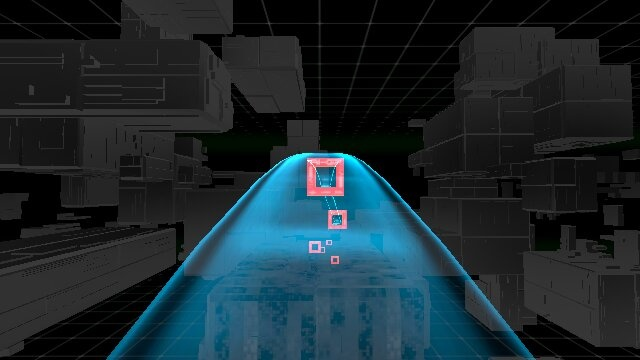
#> input picture tests/test_aigp/fixtures/gate_frame_0.jpg, 640 x 360 px
$ python -i gate_detect.py   (imports and definitions only)
#> lines starting #> are read from the running program, lines starting #| are printed output that depends on the picture; after the words box and inside, x2 and y2 are one past the last pixel; in counts of white or black regions, pixels touching at a corner belong together
"""Classical gate detector: find the largest visible gate (area is a proxy for range/nearness).
Pure (no sim deps). Gates are the only saturated objects in the desaturated env."""
from __future__ import annotations
import json
import os
from dataclasses import dataclass
import cv2
import numpy as np

DEFAULT_PARAMS = {"h_lo1": 0, "h_hi1": 12, "h_lo2": 165, "h_hi2": 180,
                  "s_min": 110, "v_min": 70, "min_area_px": 80,
                  "square_tol": 0.5, "max_v_frac": 0.72}


def load_params(path: str = "detect_params.json") -> dict:
    if os.path.exists(path):
        with open(path) as f:
            return {**DEFAULT_PARAMS, **json.load(f)}
    return dict(DEFAULT_PARAMS)


@dataclass
class GateDetection:
    u: float
    v: float
    w_px: float
    h_px: float
    area: float
    bbox: tuple[int, int, int, int]  # (x, y, w, h)


def red_mask(bgr: np.ndarray, p: dict) -> np.ndarray:
    """Return a binary mask of red pixels; bgr must be an H×W×3 BGR image."""
    hsv = cv2.cvtColor(bgr, cv2.COLOR_BGR2HSV)
    lo1 = np.array([p["h_lo1"], p["s_min"], p["v_min"]]); hi1 = np.array([p["h_hi1"], 255, 255])
    lo2 = np.array([p["h_lo2"], p["s_min"], p["v_min"]]); hi2 = np.array([p["h_hi2"], 255, 255])
    m = cv2.inRange(hsv, lo1, hi1) | cv2.inRange(hsv, lo2, hi2)
    k = cv2.getStructuringElement(cv2.MORPH_ELLIPSE, (5, 5))
    return cv2.morphologyEx(m, cv2.MORPH_CLOSE, k)


def detect_gate(bgr, params: dict | None = None) -> "GateDetection | None":
    p = params or load_params()
    H, W = bgr.shape[:2]
    mask = red_mask(bgr, p)
    cnts, _ = cv2.findContours(mask, cv2.RETR_EXTERNAL, cv2.CHAIN_APPROX_SIMPLE)
    largest = None
    for c in cnts:
        area = float(cv2.contourArea(c))
        if area < p["min_area_px"]:
            continue
        x, y, w, h = cv2.boundingRect(c)
        if w == 0 or h == 0:
            continue
        if abs(w / float(h) - 1.0) > p["square_tol"]:
            continue
        if (y + h / 2.0) > p["max_v_frac"] * H:
            continue
        if largest is None or area > largest[0]:  # largest area ≈ nearest gate (area is a range proxy)
            largest = (area, x, y, w, h)
    if largest is None:
        return None
    area, x, y, w, h = largest
    return GateDetection(x + w / 2.0, y + h / 2.0, float(w), float(h), area, (x, y, w, h))


def draw_overlay(bgr, det) -> np.ndarray:
    out = bgr.copy()
    if det is not None:
        x, y, w, h = det.bbox
        cv2.rectangle(out, (x, y), (x + w, y + h), (0, 255, 0), 2)
        cv2.circle(out, (int(det.u), int(det.v)), 3, (0, 255, 0), -1)
    return out

>>> import cv2
>>> picture = cv2.imread('../tests/test_aigp/fixtures/gate_frame_0.jpg')
#> picture is the input picture: shape (360, 640, 3); mean B, G, R 47.5, 41.4, 27.2
>>> result = detect_gate(picture)
#> (reads detect_params.json from the repository)
#> in red_mask, `hsv = cv2.cvtColor(bgr, cv2.COLOR_BGR2HSV)`: hsv: shape (360, 640, 3); mean H, S, V 29.3, 54.7, 48.1
#> in red_mask, `m = cv2.inRange(hsv, lo1, hi1) | cv2.inRange(hsv, lo2, hi2)`:
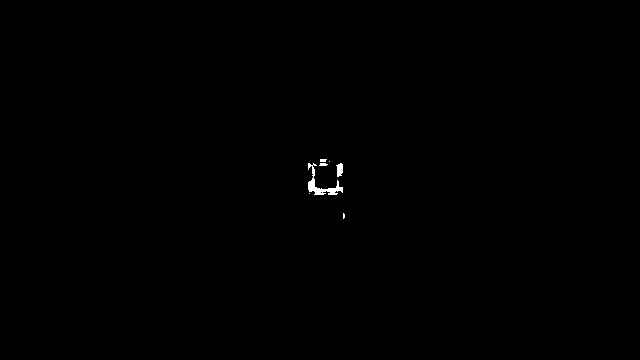
#> m: shape (360, 640); 0.19% white; 7 white regions (4 under 20 px), largest, box (x1, y1, x2, y2) and area: (308, 163, 343, 195) 308, (336, 163, 343, 177) 72, (319, 163, 328, 166) 22
#> in red_mask, `return cv2.morphologyEx(m, cv2.MORPH_CLOSE, k)`: returned value: shape (360, 640); 0.22% white; 4 white regions (1 under 20 px)
#> in detect_gate, `cnts, _ = cv2.findContours(mask, cv2.RETR_EXTERNAL, cv2.CHAIN_APPROX_S..`: cnts = 4 contours, 1 with area under 20; largest, box (x1, y1, x2, y2) and area: (308, 163, 343, 195) 292, (336, 163, 343, 177) 56, (318, 159, 330, 166) 44
#> the loop in detect_gate, `for c in cnts:` made 4 passes
#> (area, x, y, w, h) on pass 3: (291.5, 308, 163, 35, 32)
#> area on passes 2, 4: 56, 44
#> in detect_gate, `area, x, y, w, h = largest`: area = 291.5
